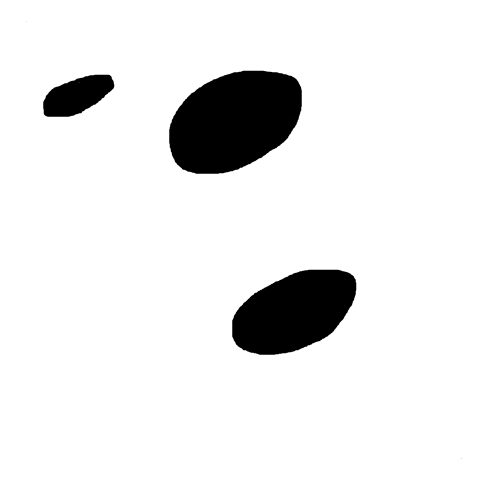
#> input picture tests/test3_pose1.png, 1000 x 1000 px (shown at 1/2 size)
$ python hf_astar_example.py
#> lines starting #> are read from the running program, lines starting #| are printed output that depends on the picture
### core/Environment.py
# Hayden Feddock

from .Coordinate import Coordinate
from .State import State
from typing import Callable
from itertools import product
import numpy as np
from PIL import Image

MAX_COST = 255

# Define Environment class to handle multi-dimensional problems
class Environment:
    def __init__(self, dim: int, memmap_array: np.memmap) -> None:
        self.dim = dim
        self.memmap_array = memmap_array
        self.offsets = self.get_neighbor_offsets()

    # [4 lines left out: function getCost, not called in this run]

    def iscollisionfree(self, coord: Coordinate) -> bool:
        return self.getCost(coord) != MAX_COST

    # TODO: Update for 6 and 7 dimension orientation offsets
    def get_neighbor_offsets(self) -> list:
        return [offset for offset in product([-1, 0, 1], repeat=self.dim) if not all(o == 0 for o in offset)]

    # Get the neighboring states of the current state with respect to the goal coordinates
    # [33 lines left out: function get_neighbors, not called in this run]


# Convert known datatype to a memmory mapped dat file
# Make sure any start and goal colors have been blanked
def img_to_dat(img: Image, filename) -> np.memmap:

    # Convert image to grayscale
    grayscale_img = img.convert('L')

    # Convert the grayscale image to a numpy array
    grayscale_array = np.array(grayscale_img)

    # Invert and scale the cost for each pixel to be between 0 (white) and MAX_COST (black)
    scaled_array = MAX_COST - (grayscale_array / 255) * MAX_COST

    # Convert to back to uint8
    uint8_scaled_array = scaled_array.astype(np.uint8)

    # Create the memmap array
    memmap_array = np.memmap(filename, dtype=uint8_scaled_array.dtype, mode='w+', shape=uint8_scaled_array.shape)

    # Write the data into the memmap array
    memmap_array[:] = uint8_scaled_array

    # Flush changes to ensure data is written to disk
    memmap_array.flush()

    return memmap_array

### core/Coordinate.py
# Hayden Feddock

# Position class defined
class Position:
    def __init__(self, x: int, y: int, z: int = 0):
        self.x = x
        self.y = y
        self.z = z
    def getVector(self) -> tuple[int]:
        return (self.x, self.y, self.z)
    # [4 lines left out: function __eq__, not called in this run]

# Orientation class defined (represented in quaternions)
class Orientation:
    def __init__(self, x: float = 0, y: float = 0, z: float = 0, w: float = 1):
        self.x = x
        self.y = y
        self.z = z
        self.w = w
    def getVector(self) -> tuple[float]:
        return (self.x, self.y, self.z, self.w)
    # [4 lines left out: function __eq__, not called in this run]

# Coordinate class defined (supports 2, 3, 6, or 7 dimension coordinates)
class Coordinate:
    def __init__(self, args: tuple) -> None:

        # Check if all values in the list are either int or float
        if all(isinstance(val, (int, float)) for val in args):

            # Get the length of the list and determine which arguments to store
            self.dim = len(args)
            if self.dim == 2:
                self.position = Position(x=args[0], y=args[1])
                self.orientation = Orientation()
            elif self.dim == 3:
                self.position = Position(x=args[0], y=args[1], z=args[2])
                self.orientation = Orientation()
            elif self.dim == 6:
                self.position = Position(x=args[0], y=args[1], z=args[2])
                self.orientation = Orientation(x=args[3], y=args[4], z=args[5])
            elif self.dim == 7:
                self.position = Position(x=args[0], y=args[1], z=args[2])
                self.orientation = Orientation(x=args[3], y=args[4], z=args[5], w=args[6])
            else:
                raise ValueError("Invalid coordinate dimension")
        else:
            raise ValueError("Invalid argument type for coordinate")

    # Return a tuple with the combined position and orientation vectors
    def getVector(self) -> tuple:
        return self.position.getVector() + self.orientation.getVector()

    # Define coordinate equality (true for same position, orientation, and dimension)
    # [4 lines left out: function __eq__, not called in this run]

    def __hash__(self) -> int:
        return hash(self.getVector())

### core/heuristic.py
# Hayden Feddock

from .Coordinate import Coordinate
from math import sqrt

# Euclidean distance heuristic
def euclidean_distance(start: Coordinate, end: Coordinate) -> float:
    return sqrt(sum((e - s)**2 for s, e in zip(start.getVector(), end.getVector())))

### search/astar_search.py
# Hayden Feddock

from core.Coordinate import Coordinate
from core.State import State
from core.Environment import Environment
from core.PriorityQueueDictionary import PriorityQueueDictionary
from typing import Callable

## Debugging ##
debug = False
if debug == True:
    from PIL import Image
    BLUE = (0, 0, 255, 255)
    image_path = "test/test1_pose1"
    output_path = "temp_data/temp.png"
    img = Image.open(image_path)


class astar_search:
    def __init__(self, env: Environment, start_coord: Coordinate, goal_coord: Coordinate, heuristic: Callable[[Coordinate, Coordinate], float]):
        self.env = env
        h = heuristic(start_coord, goal_coord)
        self.start_state = State(start_coord, 0, h)
        self.goal_state = State(goal_coord, 0, 0)
        self.heuristic = heuristic

        self.open_list = PriorityQueueDictionary()
        self.closed_set = set() # Set for access in O(n)
        self.coord_path = []
        self.path_cost = None

    # [54 lines left out: functions search, construct_path, not called in this run]

### hf_astar_example.py
## Hayden Feddock

from PIL import Image
from core.Environment import Environment, img_to_dat
from core.heuristic import euclidean_distance
from core.Coordinate import Coordinate
from search.astar_search import astar_search
from search.fh_astar_search import fh_astar_search
import time

###################### Global Definitions ######################

# Colors
RED = (255, 0, 0, 255)
YELLOW = (255, 255, 0, 255)
GREEN = (0, 255, 0, 255)
BLUE = (0, 0, 255, 255)
PINK = (255, 0, 255, 255)
WHITE = (255, 255, 255, 255)
BLACK = (0, 0, 0, 255)

test_num = 3
image1_path = "tests/test" + str(test_num) + "_pose1.png"
image2_path = "tests/test" + str(test_num) + "_pose2.png"
dat1_filename = "temp_data/temp1.dat"
dat2_filename = "temp_data/temp2.dat"
image1_out_path = "output/test" + str(test_num) + "_pose1_out.png"
image2_out_path = "output/test" + str(test_num) + "_pose2_out.png"

###################### Main Function ######################

# Define the images
frame1 = None
frame2 = None

# Open the image using PIL
try:
    frame1 = Image.open(image1_path).convert('RGBA')
#> frame1 is the input picture: PIL image 1000x1000 RGBA; mean R, G, B, A 234.6, 234.6, 234.6, 255
    frame2 = Image.open(image2_path).convert('RGBA')
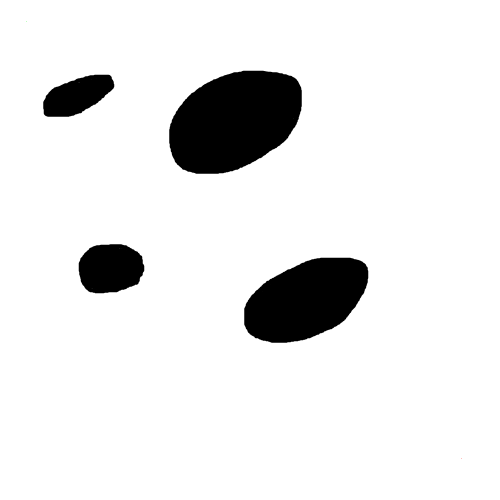
#> input picture tests/test3_pose2.png, 1000 x 1000 px (shown at 1/2 size)
#> frame2 is the input picture: PIL image 1000x1000 RGBA; mean R, G, B, A 232, 232, 232, 255
except FileNotFoundError:
    print(f"File not found")
except Exception as e:
    print(f"An error occurred: {str(e)}")

# Get the size of the image
image_width, image_height = frame1.size
#> image_width = 1000; image_height = 1000
print(f"Image dimensions: {image_width}x{image_height} pixels")
#| Image dimensions: 1000x1000 pixels

# Initialize start and end coordinates
start_coordinate = None
goal_coordinate = None

# Find the start and end coordinates in the image
for y in range(image_height):
    for x in range(image_width):
        pixel_color = frame1.getpixel((x, y))
        if pixel_color == GREEN:
            start_coordinate = (x, y)
            frame1.putpixel((x, y), WHITE) # IMPORTANT: Set to white so that it is not included in the cost mapping
            frame2.putpixel((x, y), WHITE)
        elif pixel_color == RED:
            goal_coordinate = (x, y)
            frame1.putpixel((x, y), WHITE)
            frame2.putpixel((x, y), WHITE)

# User output
if start_coordinate is not None:
    print(f"Starting green pixel coordinates: {start_coordinate}")
else:
    print("Starting green pixel not found.")

if goal_coordinate is not None:
    print(f"Ending red pixel coordinates: {goal_coordinate}")
else:
    print("Ending red pixel not found.")


## OFFLINE PLANNING ##

# Create the environment
env1 = Environment(2, img_to_dat(frame1, dat1_filename))
#> in img_to_dat, `scaled_array = MAX_COST - (grayscale_array / 255) * MAX_COST`:
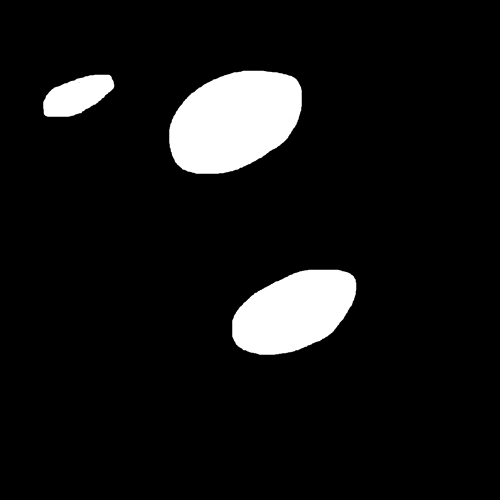
#> scaled_array: shape (1000, 1000) float64 (shown at 1/2 size); min 0, max 255, mean 20.4
#> in __init__, `self.dim = dim`: self.dim = 2
#> in __init__, `self.offsets = self.get_neighbor_offsets()`: self.offsets = [(-1, -1), (-1, 0), (-1, 1), (0, -1), (0, 1), (1, -1), (1, 0), (1, 1)]

# Find path for frame1 using A* search
astar = astar_search(env1, Coordinate(start_coordinate), Coordinate(goal_coordinate), euclidean_distance)
#> (the run stopped early here; a loop or call above may not have finished)
